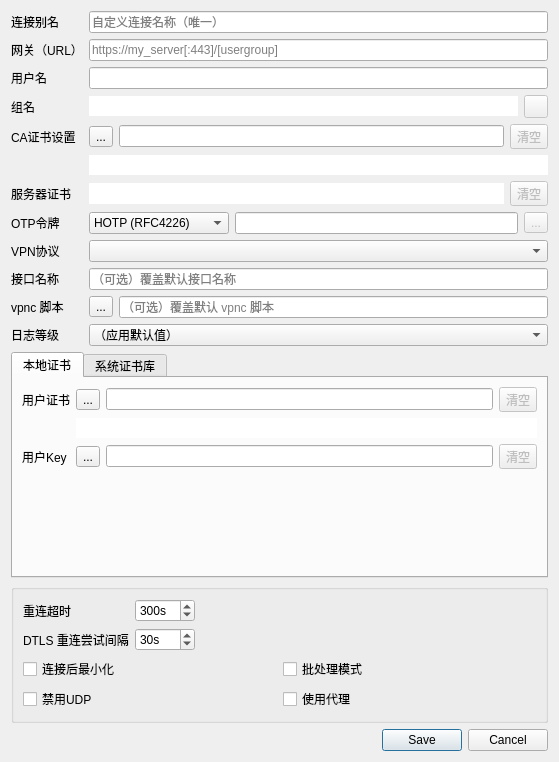
<?xml version="1.0" encoding="UTF-8"?>
<ui version="4.0">
 <class>EditDialog</class>
 <widget class="QDialog" name="EditDialog">
  <property name="geometry">
   <rect>
    <x>0</x>
    <y>0</y>
    <width>559</width>
    <height>762</height>
   </rect>
  </property>
  <property name="windowTitle">
   <string>修改</string>
  </property>
  <layout class="QVBoxLayout" name="verticalLayout">
   <item>
    <layout class="QFormLayout" name="settingsProfileLayout">
     <property name="fieldGrowthPolicy">
      <enum>QFormLayout::ExpandingFieldsGrow</enum>
     </property>
     <item row="0" column="0">
      <widget class="QLabel" name="nameLabel">
       <property name="text">
        <string>连接别名</string>
       </property>
      </widget>
     </item>
     <item row="0" column="1">
      <widget class="QLineEdit" name="nameEdit">
       <property name="toolTip">
        <string>自定义连接名称（唯一）</string>
       </property>
       <property name="placeholderText">
        <string>自定义连接名称（唯一）</string>
       </property>
      </widget>
     </item>
     <item row="1" column="0">
      <widget class="QLabel" name="gatewayLabel">
       <property name="text">
        <string>网关（URL）</string>
       </property>
      </widget>
     </item>
     <item row="1" column="1">
      <widget class="QLineEdit" name="gatewayEdit">
       <property name="toolTip">
        <string>请输入要连接的主机名；如需指定端口，请在主机名后添加冒号“:”及端口号。</string>
       </property>
       <property name="statusTip">
        <string/>
       </property>
       <property name="whatsThis">
        <string/>
       </property>
       <property name="placeholderText">
        <string>https://my_server[:443]/[usergroup]</string>
       </property>
      </widget>
     </item>
     <item row="2" column="0">
      <widget class="QLabel" name="usernameLabel">
       <property name="text">
        <string>用户名</string>
       </property>
      </widget>
     </item>
     <item row="2" column="1">
      <widget class="QLineEdit" name="usernameEdit">
       <property name="toolTip">
        <string>请输入用户名</string>
       </property>
      </widget>
     </item>
     <item row="3" column="0">
      <widget class="QLabel" name="groupnameLabel">
       <property name="text">
        <string>组名</string>
       </property>
      </widget>
     </item>
     <item row="3" column="1">
      <layout class="QHBoxLayout" name="groupnameLayout">
       <item>
        <widget class="QLineEdit" name="groupnameEdit">
         <property name="styleSheet">
          <string notr="true">background-color:&quot;transparent&quot;</string>
         </property>
         <property name="frame">
          <bool>false</bool>
         </property>
         <property name="readOnly">
          <bool>true</bool>
         </property>
        </widget>
       </item>
       <item>
        <widget class="QToolButton" name="groupnameClear">
         <property name="enabled">
          <bool>false</bool>
         </property>
         <property name="text">
          <string/>
         </property>
         <property name="icon">
          <iconset resource="../openconnect-gui.qrc">
           <normaloff>:/images/trashcan.png</normaloff>:/images/trashcan.png</iconset>
         </property>
        </widget>
       </item>
      </layout>
     </item>
     <item row="4" column="0">
      <widget class="QLabel" name="caCertificateLabel">
       <property name="text">
        <string>CA证书设置</string>
       </property>
      </widget>
     </item>
     <item row="4" column="1">
      <layout class="QHBoxLayout" name="caCertificatLayout">
       <item>
        <widget class="QToolButton" name="caCertButton">
         <property name="text">
          <string>...</string>
         </property>
        </widget>
       </item>
       <item>
        <widget class="QLineEdit" name="caCertEdit">
         <property name="toolTip">
          <string>指定 CA 证书（如有）；默认将使用系统 CA 证书。</string>
         </property>
         <property name="whatsThis">
          <string>&lt;html&gt;&lt;head/&gt;&lt;body&gt;&lt;p&gt;指定 CA 证书（如有）；默认将使用系统 CA 证书。&lt;/p&gt;&lt;/body&gt;&lt;/html&gt;</string>
         </property>
        </widget>
       </item>
       <item>
        <widget class="QToolButton" name="caCertClear">
         <property name="enabled">
          <bool>false</bool>
         </property>
         <property name="text">
          <string>清空</string>
         </property>
         <property name="icon">
          <iconset resource="../openconnect-gui.qrc">
           <normaloff>:/images/trashcan.png</normaloff>:/images/trashcan.png</iconset>
         </property>
        </widget>
       </item>
      </layout>
     </item>
     <item row="6" column="0">
      <widget class="QLabel" name="serverCertificateLabel">
       <property name="text">
        <string>服务器证书</string>
       </property>
      </widget>
     </item>
     <item row="6" column="1">
      <layout class="QHBoxLayout" name="serverCertificateLayout">
       <item>
        <widget class="QLineEdit" name="serverCertHash">
         <property name="font">
          <font>
           <pointsize>10</pointsize>
          </font>
         </property>
         <property name="styleSheet">
          <string notr="true">background-color:&quot;transparent&quot;</string>
         </property>
         <property name="frame">
          <bool>false</bool>
         </property>
         <property name="readOnly">
          <bool>true</bool>
         </property>
        </widget>
       </item>
       <item>
        <widget class="QToolButton" name="serverCertClear">
         <property name="enabled">
          <bool>false</bool>
         </property>
         <property name="text">
          <string>清空</string>
         </property>
         <property name="icon">
          <iconset resource="../openconnect-gui.qrc">
           <normaloff>:/images/trashcan.png</normaloff>:/images/trashcan.png</iconset>
         </property>
        </widget>
       </item>
      </layout>
     </item>
     <item row="8" column="0">
      <widget class="QLabel" name="otpTokenLabel">
       <property name="text">
        <string>OTP令牌</string>
       </property>
      </widget>
     </item>
     <item row="8" column="1">
      <layout class="QHBoxLayout" name="otpTokenLayout">
       <item>
        <widget class="QComboBox" name="tokenBox">
         <property name="minimumSize">
          <size>
           <width>140</width>
           <height>0</height>
          </size>
         </property>
         <property name="currentIndex">
          <number>0</number>
         </property>
         <property name="maxVisibleItems">
          <number>3</number>
         </property>
         <item>
          <property name="text">
           <string notr="true">HOTP (RFC4226)</string>
          </property>
         </item>
         <item>
          <property name="text">
           <string notr="true">TOTP (RFC6238)</string>
          </property>
         </item>
         <item>
          <property name="text">
           <string>软件令牌 (RSA)</string>
          </property>
         </item>
        </widget>
       </item>
       <item>
        <widget class="QLineEdit" name="tokenEdit">
         <property name="toolTip">
          <string>这是令牌代码；应为十六进制值（以 0x 开头），或以 'base32:' 开头的值。</string>
         </property>
        </widget>
       </item>
       <item>
        <widget class="QToolButton" name="tokenClear">
         <property name="enabled">
          <bool>false</bool>
         </property>
         <property name="text">
          <string>...</string>
         </property>
         <property name="icon">
          <iconset resource="../openconnect-gui.qrc">
           <normaloff>:/images/trashcan.png</normaloff>:/images/trashcan.png</iconset>
         </property>
        </widget>
       </item>
      </layout>
     </item>
     <item row="9" column="0">
      <widget class="QLabel" name="protocolLabel">
       <property name="text">
        <string>VPN协议</string>
       </property>
       <property name="buddy">
        <cstring>protocolComboBox</cstring>
       </property>
      </widget>
     </item>
     <item row="9" column="1">
      <widget class="QComboBox" name="protocolComboBox">
       <property name="sizePolicy">
        <sizepolicy hsizetype="Expanding" vsizetype="Fixed">
         <horstretch>0</horstretch>
         <verstretch>0</verstretch>
        </sizepolicy>
       </property>
      </widget>
     </item>
     <item row="5" column="1">
      <widget class="QLineEdit" name="caCertHash">
       <property name="styleSheet">
        <string notr="true">background-color:&quot;transparent&quot;</string>
       </property>
       <property name="frame">
        <bool>false</bool>
       </property>
       <property name="readOnly">
        <bool>true</bool>
       </property>
      </widget>
     </item>
     <item row="10" column="0">
      <widget class="QLabel" name="interfaceNameLabel">
       <property name="text">
        <string>接口名称</string>
       </property>
      </widget>
     </item>
     <item row="10" column="1">
      <widget class="QLineEdit" name="interfaceNameEdit">
       <property name="toolTip">
        <string>覆盖默认接口名称。
此设置在高级场景中非常有用，例如配置防火墙或路由规则时。
留空则使用默认名称（使用 Wintun 时通常为服务器名称）。</string>
       </property>
       <property name="placeholderText">
        <string>（可选）覆盖默认接口名称</string>
       </property>
      </widget>
     </item>
     <item row="11" column="0">
      <widget class="QLabel" name="vpncScriptLabel">
       <property name="text">
        <string>vpnc 脚本</string>
       </property>
      </widget>
     </item>
     <item row="11" column="1">
      <layout class="QHBoxLayout" name="vpncScriptLayout">
       <item>
        <widget class="QToolButton" name="vpncScriptButton">
         <property name="text">
          <string>...</string>
         </property>
        </widget>
       </item>
       <item>
        <widget class="QLineEdit" name="vpncScriptEdit">
         <property name="toolTip">
          <string>覆盖默认 vpnc 脚本。
此设置在高级场景中非常有用，例如配置防火墙或路由规则时。
留空则使用默认脚本。</string>
         </property>
         <property name="placeholderText">
          <string>（可选）覆盖默认 vpnc 脚本</string>
         </property>
        </widget>
       </item>
      </layout>
     </item>
     <item row="12" column="1">
      <widget class="QComboBox" name="loglevelBox">
       <property name="sizePolicy">
        <sizepolicy hsizetype="Expanding" vsizetype="Fixed">
         <horstretch>0</horstretch>
         <verstretch>0</verstretch>
        </sizepolicy>
       </property>
       <property name="currentIndex">
        <number>0</number>
       </property>
       <property name="maxVisibleItems">
        <number>5</number>
       </property>
       <item>
        <property name="text">
         <string>（应用默认值）</string>
        </property>
       </item>
       <item>
        <property name="text">
         <string>错误</string>
        </property>
       </item>
       <item>
        <property name="text">
         <string>信息</string>
        </property>
       </item>
       <item>
        <property name="text">
         <string>调试</string>
        </property>
       </item>
       <item>
        <property name="text">
         <string>追踪</string>
        </property>
       </item>
      </widget>
     </item>
     <item row="12" column="0">
      <widget class="QLabel" name="logLevelLabel">
       <property name="text">
        <string>日志等级</string>
       </property>
      </widget>
     </item>
    </layout>
   </item>
   <item>
    <widget class="QTabWidget" name="settingsTabWidget">
     <property name="currentIndex">
      <number>0</number>
     </property>
     <widget class="QWidget" name="localCertificateTab">
      <attribute name="title">
       <string>本地证书</string>
      </attribute>
      <layout class="QVBoxLayout" name="verticalLayout_2">
       <item>
        <layout class="QFormLayout" name="formLayout_2">
         <property name="fieldGrowthPolicy">
          <enum>QFormLayout::ExpandingFieldsGrow</enum>
         </property>
         <item row="1" column="0">
          <widget class="QLabel" name="userCertificateLabel">
           <property name="text">
            <string>用户证书</string>
           </property>
          </widget>
         </item>
         <item row="1" column="1">
          <layout class="QHBoxLayout" name="userCertificateLayout">
           <item>
            <widget class="QToolButton" name="userCertButton">
             <property name="text">
              <string>...</string>
             </property>
            </widget>
           </item>
           <item>
            <widget class="QLineEdit" name="userCertEdit">
             <property name="toolTip">
              <string>请选择证书文件（可选）</string>
             </property>
            </widget>
           </item>
           <item>
            <widget class="QToolButton" name="userCertClear">
             <property name="enabled">
              <bool>false</bool>
             </property>
             <property name="text">
              <string>清空</string>
             </property>
             <property name="icon">
              <iconset resource="../openconnect-gui.qrc">
               <normaloff>:/images/trashcan.png</normaloff>:/images/trashcan.png</iconset>
             </property>
            </widget>
           </item>
          </layout>
         </item>
         <item row="2" column="1">
          <widget class="QLineEdit" name="userCertHash">
           <property name="styleSheet">
            <string notr="true">background-color:&quot;transparent&quot;</string>
           </property>
           <property name="frame">
            <bool>false</bool>
           </property>
           <property name="readOnly">
            <bool>true</bool>
           </property>
          </widget>
         </item>
         <item row="3" column="0">
          <widget class="QLabel" name="userKeyLabel">
           <property name="enabled">
            <bool>true</bool>
           </property>
           <property name="text">
            <string>用户Key</string>
           </property>
          </widget>
         </item>
         <item row="3" column="1">
          <layout class="QHBoxLayout" name="userKeyLayout">
           <item>
            <widget class="QToolButton" name="userKeyButton">
             <property name="enabled">
              <bool>true</bool>
             </property>
             <property name="text">
              <string>...</string>
             </property>
            </widget>
           </item>
           <item>
            <widget class="QLineEdit" name="userKeyEdit">
             <property name="enabled">
              <bool>true</bool>
             </property>
             <property name="toolTip">
              <string>指定您的密钥文件（如有）；若为 PKCS #12 文件，则只需设置证书。</string>
             </property>
            </widget>
           </item>
           <item>
            <widget class="QToolButton" name="userKeyClear">
             <property name="enabled">
              <bool>false</bool>
             </property>
             <property name="text">
              <string>清空</string>
             </property>
             <property name="icon">
              <iconset resource="../openconnect-gui.qrc">
               <normaloff>:/images/trashcan.png</normaloff>:/images/trashcan.png</iconset>
             </property>
            </widget>
           </item>
          </layout>
         </item>
        </layout>
       </item>
      </layout>
     </widget>
     <widget class="QWidget" name="systemStoreTab">
      <attribute name="title">
       <string>系统证书库</string>
      </attribute>
      <widget class="QListWidget" name="loadWinCertList">
       <property name="geometry">
        <rect>
         <x>9</x>
         <y>9</y>
         <width>316</width>
         <height>72</height>
        </rect>
       </property>
      </widget>
      <widget class="QWidget" name="layoutWidget">
       <property name="geometry">
        <rect>
         <x>331</x>
         <y>35</y>
         <width>58</width>
         <height>58</height>
        </rect>
       </property>
       <layout class="QVBoxLayout" name="verticalLayout_3">
        <item>
         <widget class="QToolButton" name="loadWinCert">
          <property name="enabled">
           <bool>false</bool>
          </property>
          <property name="toolTip">
           <string extracomment="Select that certificate"/>
          </property>
          <property name="text">
           <string>选择</string>
          </property>
         </widget>
        </item>
        <item>
         <widget class="QToolButton" name="resetWinCertSelection">
          <property name="text">
           <string>重置</string>
          </property>
         </widget>
        </item>
       </layout>
      </widget>
     </widget>
    </widget>
   </item>
   <item>
    <widget class="QGroupBox" name="settingsGroupBox">
     <layout class="QVBoxLayout" name="verticalLayout_4">
      <item>
       <layout class="QFormLayout" name="formLayout_4">
        <property name="fieldGrowthPolicy">
         <enum>QFormLayout::ExpandingFieldsGrow</enum>
        </property>
        <item row="0" column="0">
         <widget class="QLabel" name="reconnectTimeoutLabel">
          <property name="text">
           <string>重连超时</string>
          </property>
         </widget>
        </item>
        <item row="0" column="1">
         <widget class="QSpinBox" name="reconnectTimeoutSpinBox">
          <property name="toolTip">
           <string>持续尝试重连，直到经过指定的秒数。
默认超时时间为 300 秒，这意味着如果网络暂时中断，OpenConnect 可在长达 300 秒的时间内自动恢复 VPN 连接。</string>
          </property>
          <property name="suffix">
           <string>s</string>
          </property>
          <property name="minimum">
           <number>1</number>
          </property>
          <property name="maximum">
           <number>1000</number>
          </property>
          <property name="value">
           <number>300</number>
          </property>
         </widget>
        </item>
        <item row="1" column="0">
         <widget class="QLabel" name="dtlsAttemptPeriodLabel">
          <property name="text">
           <string>DTLS 重连尝试间隔</string>
          </property>
         </widget>
        </item>
        <item row="1" column="1">
         <widget class="QSpinBox" name="dtlsAttemptPeriodSpinBox">
          <property name="suffix">
           <string>s</string>
          </property>
          <property name="maximum">
           <number>1000</number>
          </property>
          <property name="value">
           <number>30</number>
          </property>
         </widget>
        </item>
       </layout>
      </item>
      <item>
       <layout class="QGridLayout" name="gridLayout">
        <item row="0" column="0">
         <widget class="QCheckBox" name="minimizeBox">
          <property name="toolTip">
           <string>连接后自动最小化</string>
          </property>
          <property name="text">
           <string>连接后最小化</string>
          </property>
         </widget>
        </item>
        <item row="0" column="1">
         <widget class="QCheckBox" name="batchModeBox">
          <property name="toolTip">
           <string>记住密码</string>
          </property>
          <property name="text">
           <string>批处理模式</string>
          </property>
         </widget>
        </item>
        <item row="1" column="0">
         <widget class="QCheckBox" name="disableUdpBox">
          <property name="text">
           <string>禁用UDP</string>
          </property>
         </widget>
        </item>
        <item row="1" column="1">
         <widget class="QCheckBox" name="useProxyBox">
          <property name="toolTip">
           <string>对该服务器使用系统默认代理</string>
          </property>
          <property name="text">
           <string>使用代理</string>
          </property>
         </widget>
        </item>
       </layout>
      </item>
     </layout>
    </widget>
   </item>
   <item>
    <widget class="QDialogButtonBox" name="buttonBox">
     <property name="orientation">
      <enum>Qt::Horizontal</enum>
     </property>
     <property name="standardButtons">
      <set>QDialogButtonBox::Cancel|QDialogButtonBox::Save</set>
     </property>
    </widget>
   </item>
  </layout>
 </widget>
 <tabstops>
  <tabstop>nameEdit</tabstop>
  <tabstop>gatewayEdit</tabstop>
  <tabstop>usernameEdit</tabstop>
  <tabstop>groupnameClear</tabstop>
  <tabstop>caCertButton</tabstop>
  <tabstop>caCertEdit</tabstop>
  <tabstop>caCertClear</tabstop>
  <tabstop>serverCertClear</tabstop>
  <tabstop>tokenBox</tabstop>
  <tabstop>tokenEdit</tabstop>
  <tabstop>tokenClear</tabstop>
  <tabstop>settingsTabWidget</tabstop>
  <tabstop>userCertButton</tabstop>
  <tabstop>userCertEdit</tabstop>
  <tabstop>userCertClear</tabstop>
  <tabstop>userKeyButton</tabstop>
  <tabstop>userKeyEdit</tabstop>
  <tabstop>userKeyClear</tabstop>
  <tabstop>minimizeBox</tabstop>
  <tabstop>batchModeBox</tabstop>
  <tabstop>disableUdpBox</tabstop>
  <tabstop>useProxyBox</tabstop>
  <tabstop>loadWinCertList</tabstop>
  <tabstop>loadWinCert</tabstop>
 </tabstops>
 <resources>
  <include location="../openconnect-gui.qrc"/>
 </resources>
 <connections/>
</ui>
